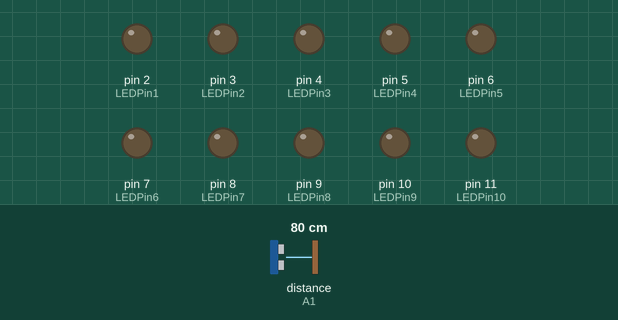
Recording of a sketch running on a simulated Arduino Uno, built with avr-gcc and run on an emulated ATmega328P. Parts: output pins drawn as LEDs (lit = HIGH). Wiring (inferred from the names in the program): ultrasonic range finder: trigger A0; echo A1. The test bench sets the inputs (shaded band); at power-on: distance to the obstacle (sensor on A1) 80 cm. The echo pulse lasts 58.3 µs per cm; pins used as bus, display or sensor lines are not drawn.

Above: at 1.2 s.
1.3 s: distance to the obstacle (sensor on A1) set to 56 cm
2.8 s: distance to the obstacle (sensor on A1) set to 47 cm
At 3.9 s:
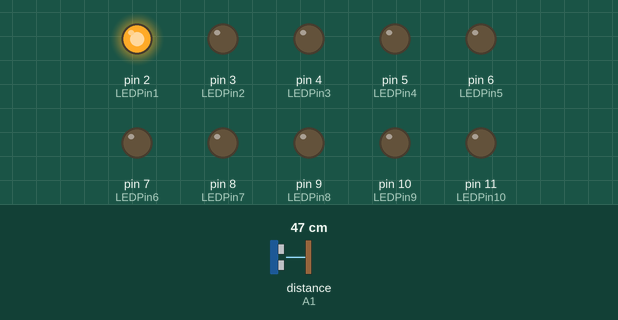
4.3 s: distance to the obstacle (sensor on A1) set to 42 cm
At 5.5 s:
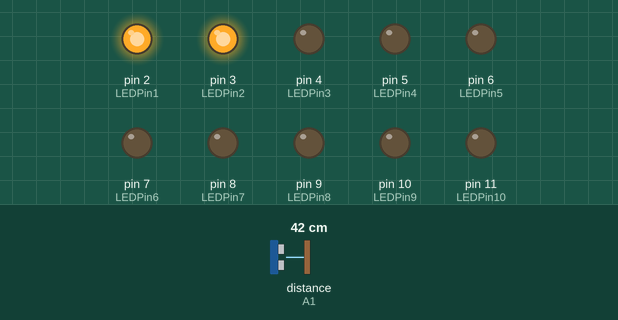
5.8 s: distance to the obstacle (sensor on A1) set to 37 cm
At 7.0 s:
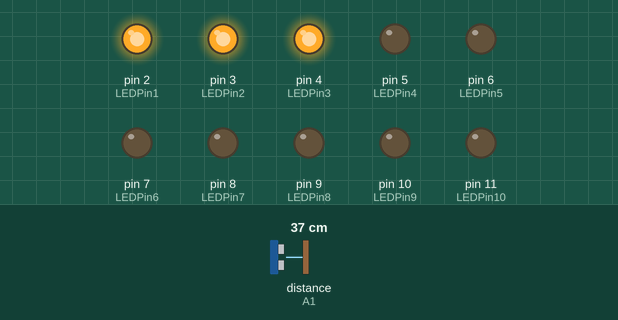
7.3 s: distance to the obstacle (sensor on A1) set to 2 cm
At 8.4 s:
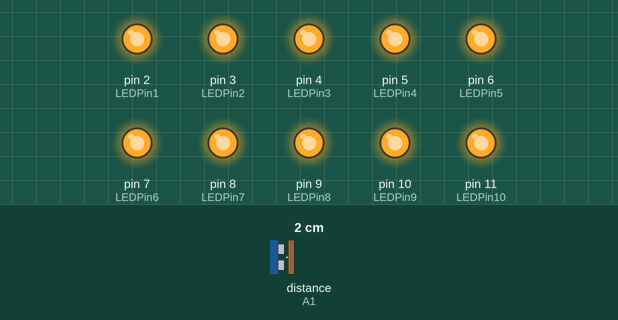
8.8 s: distance to the obstacle (sensor on A1) set to 60 cm
At 10.1 s:
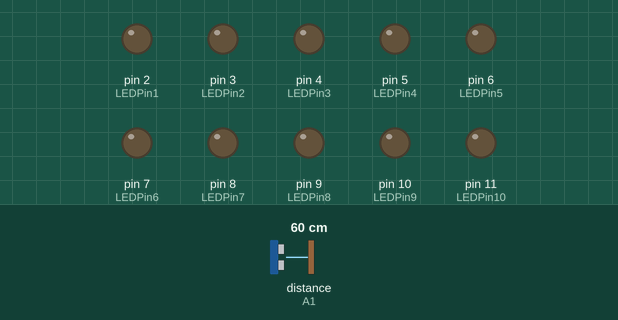
Timing chart, 0 to 11.3 s (numbered marks = the images above; inputs shaded):
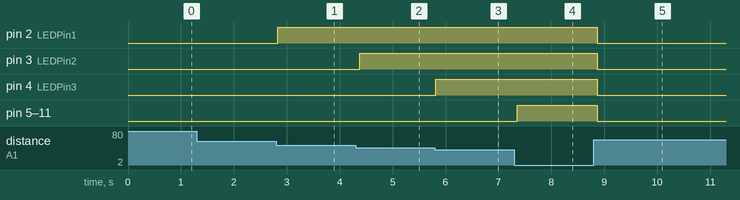

The sketch:

LED_distance_meter.ino
```cpp
const int trigPin = A0;
const int echoPin = A1;
const int LEDPin1 = 2;
const int LEDPin2 = 3;
const int LEDPin3 = 4;
const int LEDPin4 = 5;
const int LEDPin5 = 6;
const int LEDPin6 = 7;
const int LEDPin7 = 8;
const int LEDPin8 = 9;
const int LEDPin9 = 10;
const int LEDPin10 = 11;

long duration, distance; // Duration used to calculate distance


void setup() {
  pinMode(trigPin, OUTPUT);
  pinMode(echoPin, INPUT);
  pinMode(LEDPin1, OUTPUT);
  pinMode(LEDPin2, OUTPUT);
  pinMode(LEDPin3, OUTPUT);
  pinMode(LEDPin4, OUTPUT);
  pinMode(LEDPin5, OUTPUT);
  pinMode(LEDPin6, OUTPUT);
  pinMode(LEDPin7, OUTPUT);
  pinMode(LEDPin8, OUTPUT);
  pinMode(LEDPin9, OUTPUT);
  pinMode(LEDPin10, OUTPUT);
  digitalWrite(LEDPin1, LOW);
  digitalWrite(LEDPin2, LOW);
  digitalWrite(LEDPin3, LOW);
  digitalWrite(LEDPin4, LOW);
  digitalWrite(LEDPin5, LOW);
  digitalWrite(LEDPin6, LOW);
  digitalWrite(LEDPin7, LOW);
  digitalWrite(LEDPin8, LOW);
  digitalWrite(LEDPin9, LOW);
  digitalWrite(LEDPin10, LOW);


}

void loop() {
  digitalWrite(trigPin, LOW);
  delayMicroseconds(2);

  digitalWrite(trigPin, HIGH);
  delayMicroseconds(10);

  digitalWrite(trigPin, LOW);
  duration = pulseIn(echoPin, HIGH);

  //Calculate the distance (in cm) based on the speed of sound.
  distance = min(60, duration / 58.2);

  digitalWrite(LEDPin1, LOW);
  digitalWrite(LEDPin2, LOW);
  digitalWrite(LEDPin3, LOW);
  digitalWrite(LEDPin4, LOW);
  digitalWrite(LEDPin5, LOW);
  digitalWrite(LEDPin6, LOW);
  digitalWrite(LEDPin7, LOW);
  digitalWrite(LEDPin8, LOW);
  digitalWrite(LEDPin9, LOW);
  digitalWrite(LEDPin10, LOW);

  if (distance <= 50) {
    digitalWrite(LEDPin1, HIGH);
  }
  if (distance <= 45) {
    digitalWrite(LEDPin2, HIGH);
  }
  if (distance <= 40) {
    digitalWrite(LEDPin3, HIGH);
  }
  if (distance <= 35) {
    digitalWrite(LEDPin4, HIGH);
  }
  if (distance <= 30) {
    digitalWrite(LEDPin5, HIGH);
  }
  if (distance <= 25) {
    digitalWrite(LEDPin6, HIGH);
  }
  if (distance <= 20) {
    digitalWrite(LEDPin7, HIGH);
  }
  if (distance <= 15) {
    digitalWrite(LEDPin8, HIGH);
  }
  if (distance <= 10) {
    digitalWrite(LEDPin9, HIGH);
  }
  if (distance <= 5) {
    digitalWrite(LEDPin10, HIGH);
  }

  delay(100);

}
```

Measured:
- the behaviour switches between 52 and 51 cm on distance to the obstacle (sensor on A1) (found by bisection; images 0 and 1)
- the behaviour switches between 47 and 46 cm on distance to the obstacle (sensor on A1) (found by bisection; images 1 and 2)
- the behaviour switches between 42 and 41 cm on distance to the obstacle (sensor on A1) (found by bisection; images 2 and 3)
- after the input at 1.3 s, every drawn part: stays the same
- after the input at 2.8 s, pin 2 (LEDPin1): LOW → HIGH at once
- after the input at 4.3 s, pin 3 (LEDPin2): LOW → HIGH after 0.07 s
- after the input at 5.8 s, pin 4 (LEDPin3): LOW → HIGH at once
- after the input at 7.3 s, pin 5 (LEDPin4), pin 6 (LEDPin5), pin 7 (LEDPin6), pin 8 (LEDPin7), pin 9 (LEDPin8), pin 10 (LEDPin9), pin 11 (LEDPin10): LOW → HIGH after 0.06 s
- after the input at 8.8 s, pin 2 (LEDPin1), pin 3 (LEDPin2), pin 4 (LEDPin3), pin 5 (LEDPin4), pin 6 (LEDPin5), pin 7 (LEDPin6), pin 8 (LEDPin7), pin 9 (LEDPin8), pin 10 (LEDPin9), pin 11 (LEDPin10): HIGH → LOW after 0.07 s
